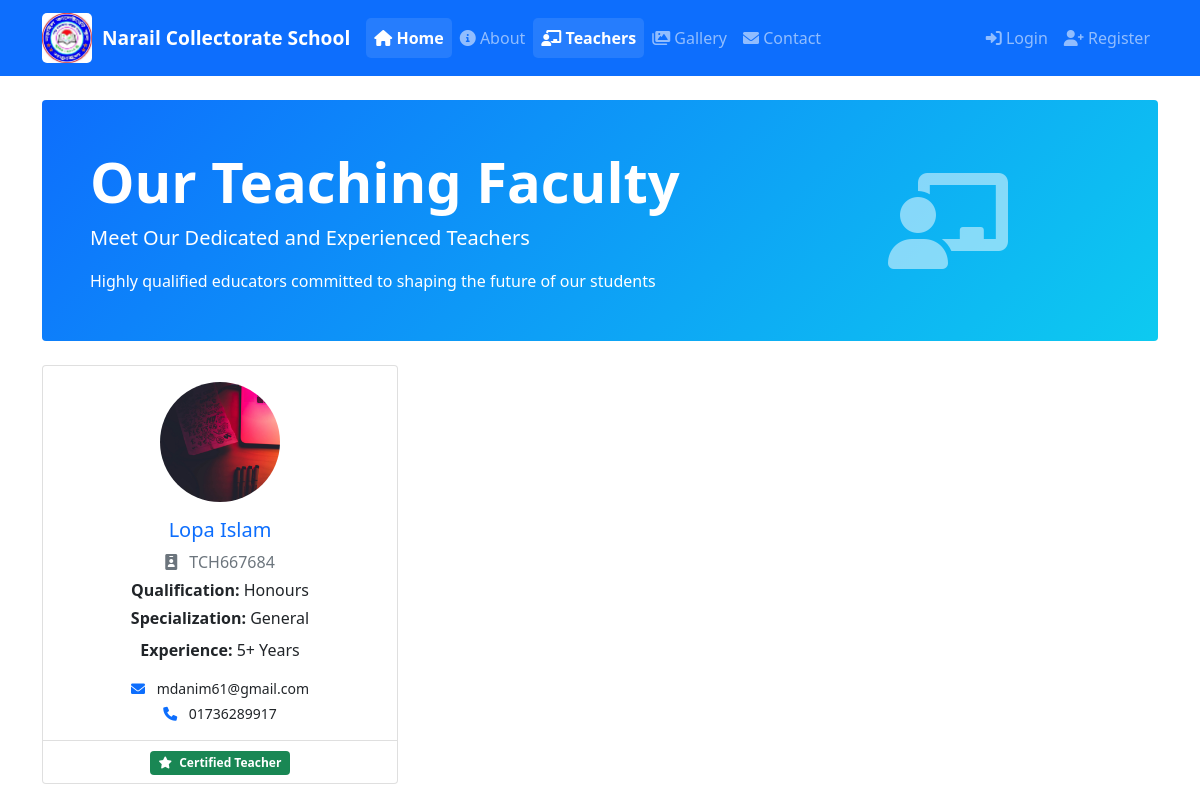
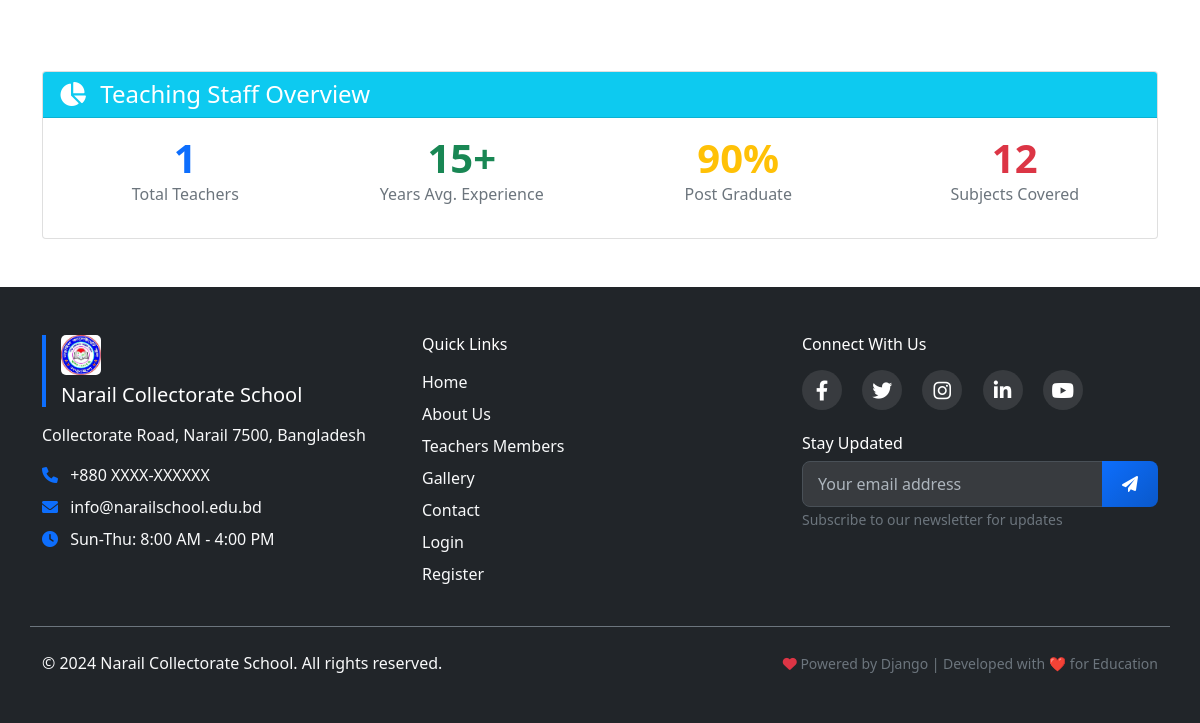
Before: /school/teachers-members/ with the older database file (2 pictures, top to bottom).
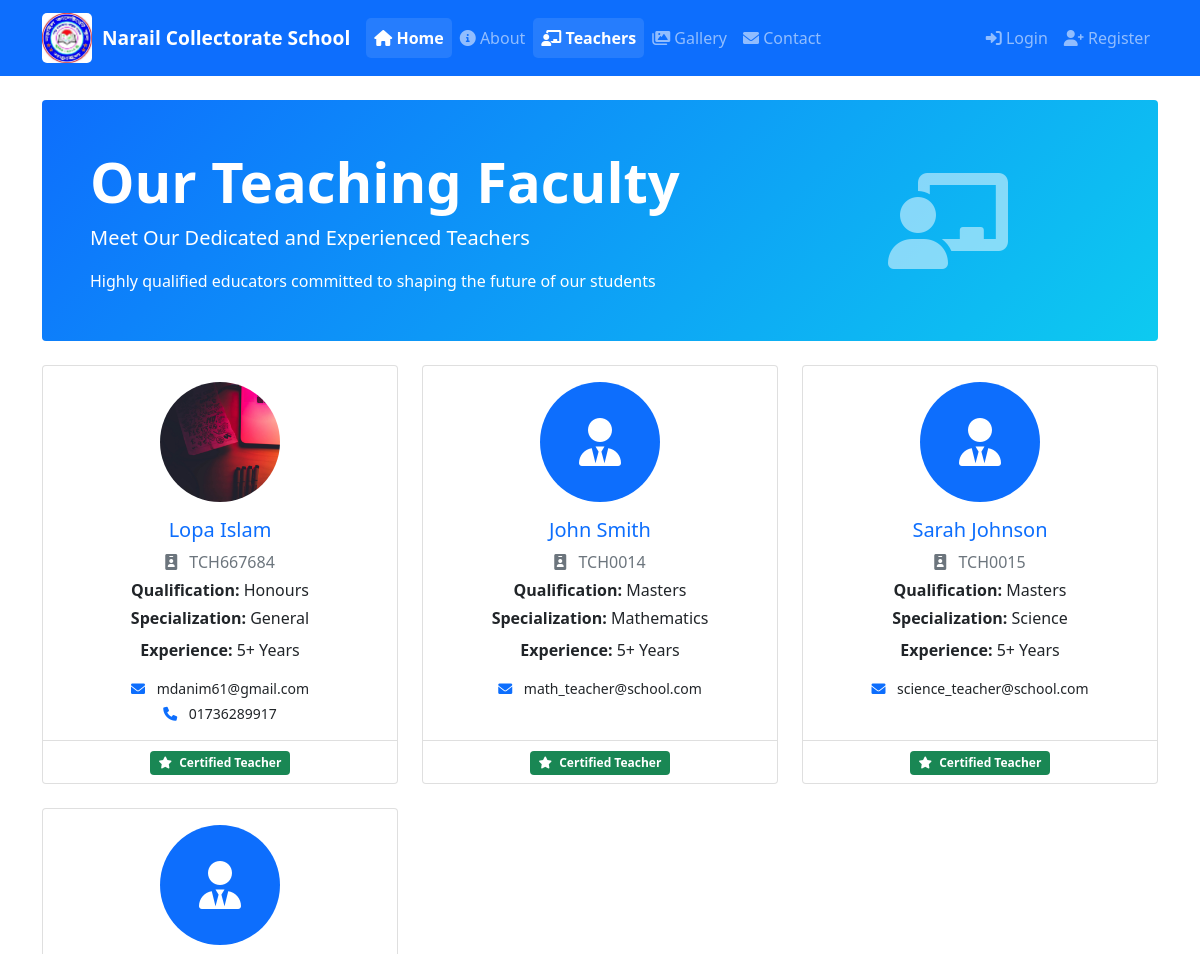
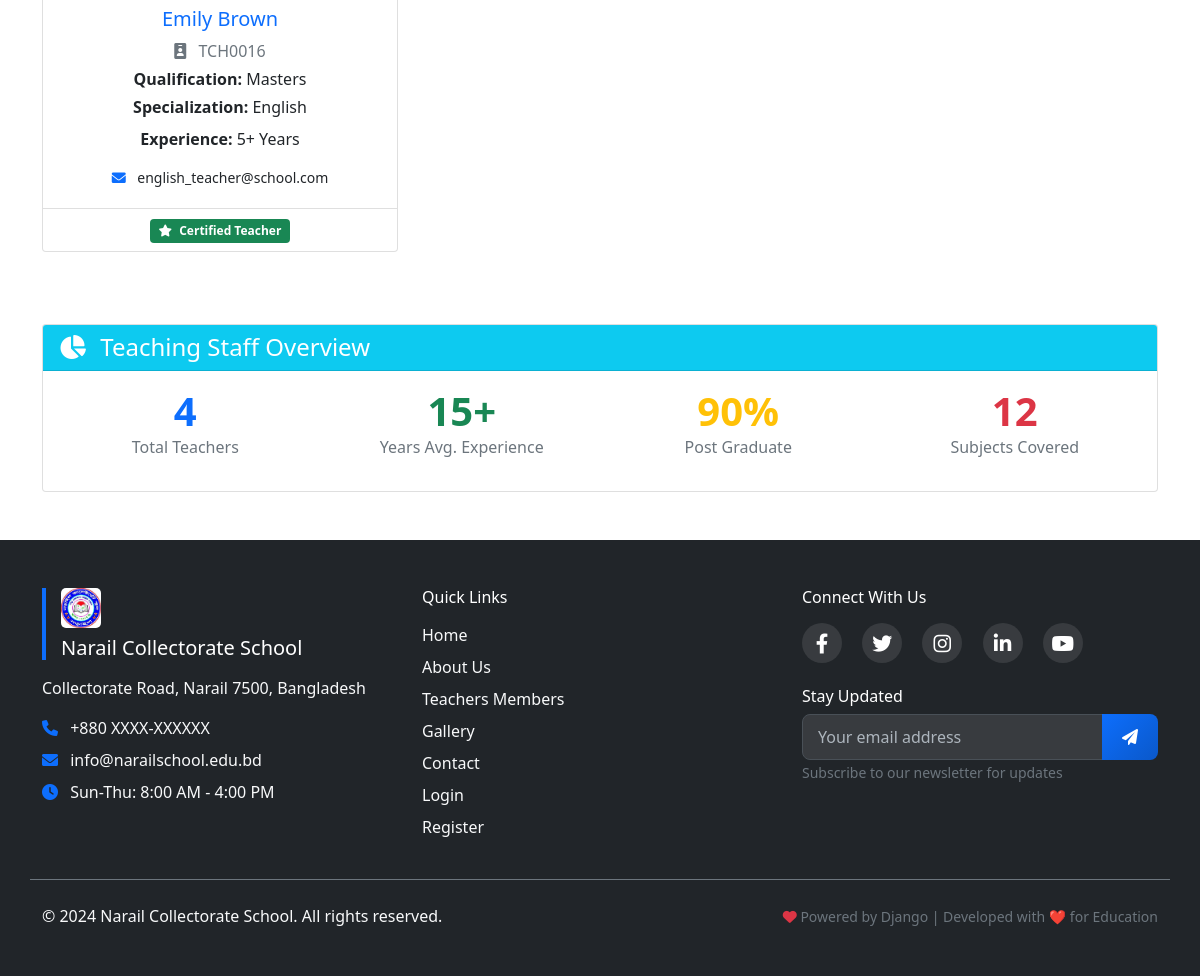
After: the same page with the newer database file (2 pictures, top to bottom).
### school/models.py (models this page shows, shortened)
class Teacher(models.Model):
    user = models.OneToOneField(User, on_delete=models.CASCADE)
    teacher_id = models.CharField(max_length=20, unique=True)
    date_of_birth = models.DateField(null=True, blank=True)  # Make optional
    gender = models.CharField(max_length=10, choices=(('Male', 'Male'), ('Female', 'Female')), default='Male')
    qualification = models.CharField(max_length=100, blank=True)
    specialization = models.CharField(max_length=100, blank=True)
    joining_date = models.DateField(auto_now_add=True)  # Auto set
    salary = models.DecimalField(max_digits=10, decimal_places=2, default=0.00)

### accounts/models.py (models this page shows, shortened)
class User(AbstractUser):
    USER_TYPE_CHOICES = (
        ('admin', 'Admin'),
        ('teacher', 'Teacher'),
        ('student', 'Student'),
        ('parent', 'Parent'),
    )
    user_type = models.CharField(max_length=10, choices=USER_TYPE_CHOICES, default='student')
    phone = models.CharField(max_length=15, blank=True)
    address = models.TextField(blank=True)
    profile_picture = models.ImageField(upload_to='profile_pics/', blank=True)

### school/views.py (the view)
# urls.py: path('teachers-members/', views.teachers_members, name='teachers_members'),
def teachers_members(request):
    teachers = Teacher.objects.all().select_related('user')
    context = {
        'teachers': teachers,
        'school_info': SchoolInfo.objects.first(),
    }
    return render(request, 'school/teachers_members.html', context)

### school/context_processors.py (called while the page is built)
def school_info(request):
    try:
        school = SchoolInfo.objects.first()
    except SchoolInfo.DoesNotExist:
        school = None
    return {'school_info': school}

### templates/school/teachers_members.html (shortened to what the changed rows need)
{% extends 'base.html' %}
{% block content %}
<div class="row mb-4">
    <div class="col-12">
        <div class="hero-section bg-primary text-white rounded p-5">
            <div class="row align-items-center">
                <div class="col-md-8">
                    <h1 class="display-4 fw-bold">Our Teaching Faculty</h1>
                </div>
            </div>
        </div>
    </div>
</div>
<div class="row">
    {% for teacher in teachers %}
    <div class="col-lg-4 col-md-6 mb-4">
        <div class="card teacher-card h-100">
            <div class="card-body text-center">
                <div class="teacher-photo mb-3">
                    {% if teacher.user.profile_picture %}
                        <img src="{{ teacher.user.profile_picture.url }}" alt="{{ teacher.user.get_full_name }}"
                             class="img-fluid rounded-circle" style="width: 120px; height: 120px; object-fit: cover;">
                    {% else %}
                        <div class="bg-primary text-white rounded-circle mx-auto d-flex align-items-center justify-content-center"
                             style="width: 120px; height: 120px;">
                            <i class="fas fa-user-tie fa-3x"></i>
                        </div>
                    {% endif %}
                </div>
                <h5 class="card-title text-primary">{{ teacher.user.get_full_name }}</h5>
                <p class="card-text text-muted mb-1">
                    <i class="fas fa-id-badge me-2"></i>
                    {{ teacher.teacher_id }}
                </p>
                {% if teacher.qualification %}
                <p class="card-text mb-1">
                    <strong>Qualification:</strong> {{ teacher.qualification }}
                </p>
                {% endif %}
                {% if teacher.specialization %}
                <p class="card-text mb-2">
                    <strong>Specialization:</strong> {{ teacher.specialization }}
                </p>
                {% endif %}
                <p class="card-text mb-2">
                    <strong>Experience:</strong> 5+ Years
                </p>
                <div class="teacher-contact mt-3">
                    {% if teacher.user.email %}
                    <p class="mb-1 small">
                        <i class="fas fa-envelope text-primary me-2"></i>
                        {{ teacher.user.email }}
                    </p>
                    {% endif %}
                    {% if teacher.user.phone %}
                    <p class="mb-0 small">
                        <i class="fas fa-phone text-primary me-2"></i>
                        {{ teacher.user.phone }}
                    </p>
                    {% endif %}
                </div>
            </div>
            <div class="card-footer bg-transparent text-center">
                <span class="badge bg-success">
                    <i class="fas fa-star me-1"></i>
                    Certified Teacher
                </span>
            </div>
        </div>
    </div>
    {% endfor %}
</div>
<div class="row mt-5">
    <div class="col-12">
        <div class="card">
            <div class="card-body">
                <div class="row text-center">
                    <div class="col-md-3 mb-3">
                        <div class="stat-card">
                            <div class="stat-number display-6 text-primary fw-bold">{{ teachers|length }}</div>
                            <div class="stat-label text-muted">Total Teachers</div>
                        </div>
                    </div>
                </div>
            </div>
        </div>
    </div>
</div>
{% endblock %}

Changed rows visible on the page:
added Teacher: user.get_full_name "John Smith", teacher_id "TCH0014", qualification "Masters", specialization "Mathematics", user.email "math_teacher@school.com"
added Teacher: user.get_full_name "Sarah Johnson", teacher_id "TCH0015", qualification "Masters", specialization "Science", user.email "science_teacher@school.com"
added Teacher: user.get_full_name "Emily Brown", teacher_id "TCH0016", qualification "Masters", specialization "English", user.email "english_teacher@school.com"
Other visible differences:
{{ teachers|length }}: "1" → "4"
